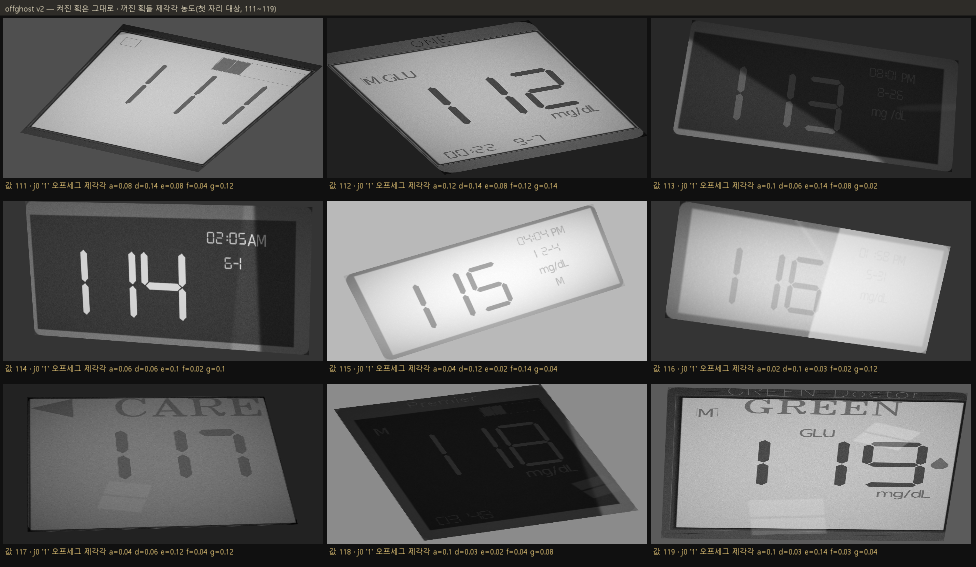
#> input picture assets_dev/train/_diag/offghost_v2_111_119.png, 1952 x 1134 px (shown at 1/2 size)
$ python -i diag_density_where.py   (imports and definitions only)
#> lines starting #> are read from the running program, lines starting #| are printed output that depends on the picture
# 「밴드 밖 엣지 밀도가 어디서 오는가」 — 실사진과 합성의 밀도 격차를 분해한다.
#
# 배경(2026-09-12): 카드「합성 밀도 미달」의 AC 는 합성 패널의 밴드 밖 엣지
# 밀도를 실사진 2.52% 에 맞추라고 요구했다. 그런데 그 두 수치는 다른 물건을
# 잰 값이다 — 실사진은 GM 크롭(기기 몸체 포함)이고 합성은 패널만 그린다.
# 이 스크립트가 그것을 가른다. 자(Canny 50/150, 긴 변 896, 밴드 rect 제외)는
# measure_panel_stats 와 동일하다 — 새로 만들지 않는다.
#
#   tiles    32px 타일로 나눠 '퍼짐(엣지 있는 타일 비율)'과 '뭉침(그 타일 내부
#            밀도)'을 가른다. 질감이면 퍼짐이 높고, 요소면 뭉침이 높다.
#   denoise  medianBlur 5 로 미세 잡음을 죽여 '촬영 질감' 기여분을 뺀다.
#   ring     바깥 테두리 링(기본 15%)과 안쪽을 따로 잰다. 실사진 GM 크롭이
#            기기 몸체를 포함하면 링 쪽이 크게 높다.
#
# 사용:
#   python diag_density_where.py <tiles|denoise|ring> [--images <dir> --manifest <f>]
#   합성 인자를 생략하면 실사진만 잰다.
import argparse
import pathlib

import cv2
import numpy as np

import measure_panel_stats as M

TILE = 32


def _edges(gray, denoise=False):
    g = cv2.medianBlur(gray, 5) if denoise else gray
    return cv2.Canny(cv2.GaussianBlur(g, (3, 3), 0), 50, 150) > 0


# [83 lines left out: functions _outside_mask, stat_tiles, stat_denoise, stat_ring, iter_real, iter_synth, not called in this run]


FMT = {
    "tiles": ("엣지 있는 타일 비율 median={0:.3f}  그 타일 내부 밀도 median={1:.4f}"),
    "denoise": ("원본 median={0:.4f}  잡음제거 후 median={1:.4f}"),
    "ring": ("바깥 링 median={0:.4f}  안쪽 median={1:.4f}"),
}


# [29 lines left out: function main, not called in this run]


# [2 lines not run here, left out]

>>> import cv2
>>> picture = cv2.imread('_diag/offghost_v2_111_119.png', cv2.IMREAD_GRAYSCALE)
#> picture: shape (1134, 1952); min 3, max 253, mean 92.7
>>> result = _edges(picture)
#> in _edges, `return cv2.Canny(cv2.GaussianBlur(g, (3, 3), 0), 50, 150) > 0`:
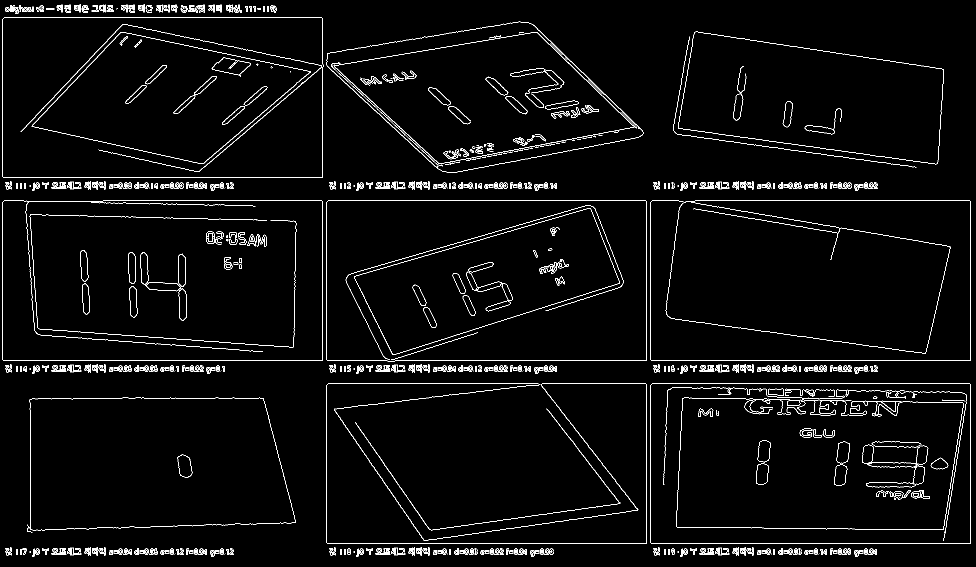
#> returned value: shape (1134, 1952) bool (shown at 1/2 size); 3.1% white in thin lines or dots
